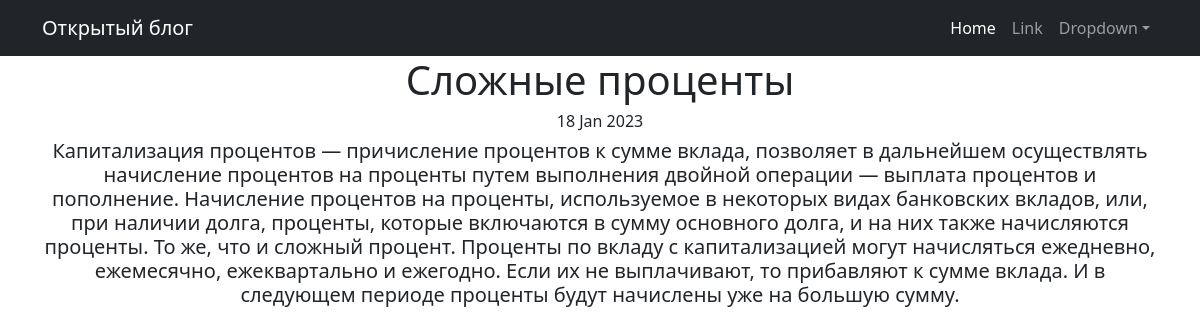
Screenshot of /news/1 with the database file from the repository.
### news/models.py (models this page shows, shortened)
class Post(models.Model):
    author = models.ForeignKey(Author, on_delete=models.CASCADE)
    type = models.CharField(max_length=2, choices=TYPES) #news = 'NW' article = 'AR'
    post_datetime = models.DateTimeField(auto_now_add=True)
    category = models.ManyToManyField(Category, through='PostCategory')
    title = models.CharField(max_length=255)
    post_text = models.TextField()
    post_rating = models.IntegerField(default=0)

### news/views.py (the view)
# urls.py: path('<int:pk>', PostDetail.as_view()),
class PostDetail(DetailView):
    model = Post
    template_name = 'post.html'
    context_object_name = 'post'

### news/templatetags/custom_filters.py (called while the page is built)
def lower(text):
    if text[1:] != text[1:].lower():
        return False
    else:
        return True

def censor1(string):
    if isinstance(string, str):
        split_ = string.split()
        list_ = []
        for i in split_:
            if not lower(i):
                list_.append(change_word(i))
            else:
                list_.append(i)
    return ' '.join(list_)

@register.filter()
def mycensor(value): # К этому названию нужно обращаться из шаблонов
    return censor1(value)

### templates/post.html (shortened to what this page needs)
{% extends 'flatpages/default.html' %}
{% load custom_filters %}
{% block content %}
<h1>{{ post.title|mycensor }}</h1>
<h6>{{ post.post_datetime|date:'d M Y' }}</h6>
<h5>{{ post.post_text|mycensor }}</h5>
{% endblock content %}

### rows the page displays
Post: title|mycensor "Сложные проценты", post_datetime "18 Jan 2023", post_text|mycensor "Капитализация процентов — причисление процентов к сумме вклада, позволяет в дальнейшем осуществлять начисление процентов на проценты путем выполнения двойной операции — выплата процентов и пополнение. Начисление процентов на проценты, используемое в некоторых видах банковских вкладов, или, при наличии долга, проценты, которые включаются в сумму основного долга, и на них также начисляются проценты. То же, что и сложный процент. Проценты по вкладу с капитализацией могут начисляться ежедневно, ежемесячно, ежеквартально и ежегодно. Если их не выплачивают, то прибавляют к сумме вклада. И в следующем периоде проценты будут начислены уже на большую сумму."
